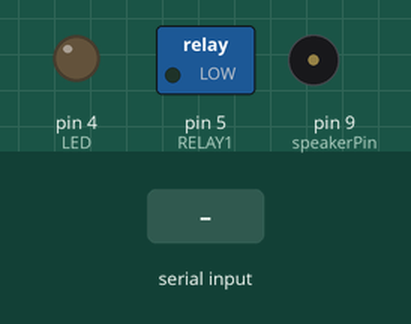
This sketch was run on a simulated Arduino Uno, built with avr-gcc and run on an emulated ATmega328P. Parts: switched loads named in the sketch (green lamp = pin HIGH), output pins drawn as LEDs (lit = HIGH), buzzer (waves = sounding). The inputs (shaded band) are chosen by the test bench.

Above: at 1.2 s.
1.3 s: "X" received over Serial
At 2.4 s:
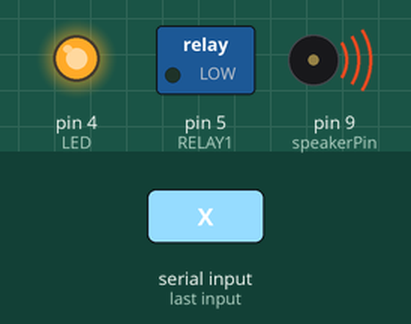
At 4.1 s:
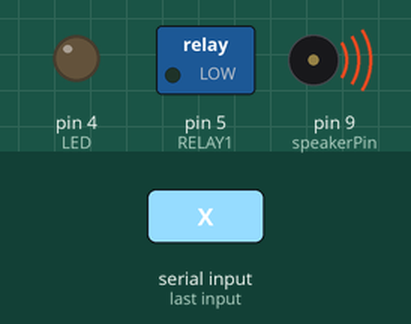
4.3 s: "O" received over Serial
At 4.7 s:
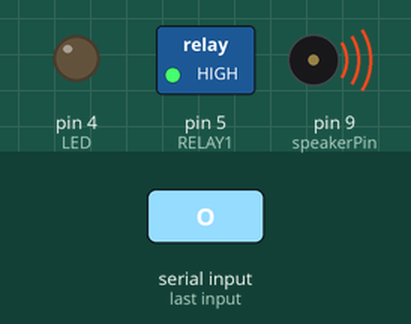
Timing chart, 0 to 7.3 s (numbered marks = the images above; inputs shaded):
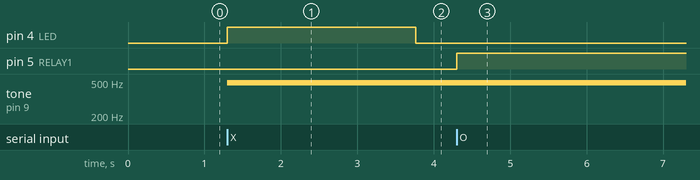

Measured:
- after the input at 1.3 s, pin 4 (LED): LOW → HIGH at once, → LOW 2.5 s later; tone on pin 9 (speakerPin): silent → 490 Hz at once
- after the input at 4.3 s, pin 5 (RELAY1): LOW → HIGH at once

The sketch:

webSerLedRecvBuzz.ino
```cpp
/*
This is an Xbee test sketch using a switch

This is for the receiving xbee

DigitalPin 8 has an LED

When the switch is turned on it broadcasts that to the other xbee
*/

#define LED 4 //the pin with the LED
#define RELAY1 5
#define speakerPin 9

byte val = 0;  //what is the other xbee saying
int length = 15; // the number of notes
char notes[] = "ccggaagffeeddc "; // a space represents a rest
int beats[] = { 1, 0, 1, 1, 1, 1, 2, 1, 1, 1, 1, 1, 1, 2, 4 };
int tempo = 300;

void playTone(int tone, int duration) {
  for (long i = 0; i < duration * 1000L; i += tone * 2) {
    digitalWrite(speakerPin, HIGH);
    delayMicroseconds(tone);
    digitalWrite(speakerPin, LOW);
    delayMicroseconds(tone);
  }
}

void playNote(char note, int duration) {
  char names[] = { 'c', 'd', 'e', 'f', 'g', 'a', 'b', 'C' };
  int tones[] = { 1915, 1700, 1519, 1432, 1275, 1136, 1014, 956 };

  // play the tone corresponding to the note name
  for (int i = 0; i < 8; i++) {
    if (names[i] == note) {
      playTone(tones[i], duration);
    }
  }
}

void setup () {
  Serial.begin(9600);
  pinMode(LED,OUTPUT);
        pinMode(RELAY1, OUTPUT);
      pinMode(speakerPin, OUTPUT);
}


void beep(unsigned char delayms){
  analogWrite(9, 90);      // Almost any value can be used except 0 and 255
                           // experiment to get the best tone
  delay(delayms);          // wait for a delayms ms
  analogWrite(9, 0);       // 0 turns it off
  delay(delayms);          // wait for a delayms ms
}


void loop(){
  //delay(500);
  if (Serial.available()){
    val = Serial.read(); //What is the other xbee saying

    if (val == 'X'){
      digitalWrite(LED, HIGH);//turn on the LED
      digitalWrite(RELAY1, LOW);// // Turns ON Relays 1
      beep(1000);
      delay(2000);
      digitalWrite(LED, LOW);

       /*paly music*/

   /*
        for (int i = 0; i < length; i++) {
    if (notes[i] == ' ') {
      delay(beats[i] * tempo); // rest
    } else {
      playNote(notes[i], beats[i] * tempo);
    }
    //turn on the LED
    // pause between notes
   // delay(tempo / 2);
  }

  */
    }
   if (val == 'S'){
    //  digitalWrite(LED, HIGH);//turn on the LED
    //  digitalWrite(RELAY1, LOW);// // Turns ON Relays 1
      beep(10);
      delay(2000);
    //  digitalWrite(LED, LOW);

       /*paly music*/

     // Serial.print(val);
    }

    if (val == 'O') {
      digitalWrite(LED,LOW);
      digitalWrite(RELAY1, HIGH);// // Turns OFF Relays 1
     //  playNote(notes[0], beats[0] * 0);
      //  digitalWrite(RELAY1, HIGH);// // Turns OFF Relays 1
     // Serial.print(val);
    }


  }
}
```
